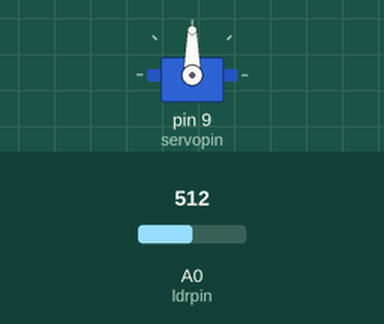
Bench run of a sketch on a simulated Arduino Uno, built with avr-gcc and run on an emulated ATmega328P. On the bench: servo. The inputs (shaded band) are chosen by the test bench; at power-on: A0 (ldrpin) = 512. What the sketch prints to the serial monitor is not drawn.

Above: at 0.1 s.
At 1.1 s:
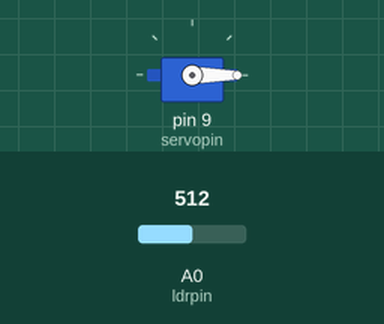
Timing chart, 0 to 2.6 s (numbered marks = the images above):
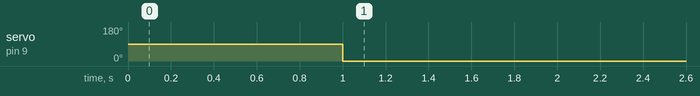

The sketch:

dino_game.ino
```cpp
#include<Servo.h>
#define servopin 9
#define ldrpin A0
int ldrval;
Servo myservo;
void setup() {
  // put your setup code here, to run once:
Serial.begin(9600);
myservo.attach(servopin);
delay(1000);
myservo.write(0);
}

void loop() {
  // put your main code here, to run repeatedly:
ldrval=analogRead(ldrpin);
delay(100);
Serial.println(ldrval);
if(ldrval<275){
  myservo.write(90);
 delay(100);
}
else if(ldrval>280 ){
  myservo.write(0);
}
}
```

Measured:
- by itself, servo on pin 9 (servopin): 90° → 0° at 1.0 s
